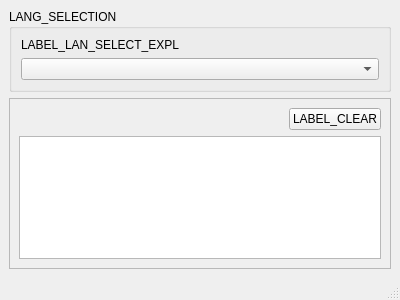
<?xml version="1.0" encoding="UTF-8"?>
<ui version="4.0">
 <class>FormMainTranslTestB</class>
 <widget class="QMainWindow" name="FormMainTranslTestB">
  <property name="geometry">
   <rect>
    <x>0</x>
    <y>0</y>
    <width>400</width>
    <height>300</height>
   </rect>
  </property>
  <property name="windowTitle">
   <string>LABEL_APP_WINDOW_TITLE</string>
  </property>
  <widget class="QWidget" name="centralwidget">
   <layout class="QVBoxLayout" name="verticalLayout_2">
    <item>
     <widget class="QGroupBox" name="languagesGroupBox">
      <property name="title">
       <string>LANG_SELECTION</string>
      </property>
      <layout class="QVBoxLayout" name="verticalLayout">
       <item>
        <widget class="QLabel" name="languagesLabel">
         <property name="text">
          <string>LABEL_LAN_SELECT_EXPL</string>
         </property>
        </widget>
       </item>
       <item>
        <widget class="QComboBox" name="languagesCombo"/>
       </item>
      </layout>
     </widget>
    </item>
    <item>
     <widget class="QFrame" name="frame">
      <property name="frameShape">
       <enum>QFrame::StyledPanel</enum>
      </property>
      <property name="frameShadow">
       <enum>QFrame::Raised</enum>
      </property>
      <layout class="QGridLayout" name="gridLayout">
       <item row="0" column="0">
        <spacer name="horizontalSpacer">
         <property name="orientation">
          <enum>Qt::Horizontal</enum>
         </property>
         <property name="sizeHint" stdset="0">
          <size>
           <width>40</width>
           <height>20</height>
          </size>
         </property>
        </spacer>
       </item>
       <item row="0" column="1">
        <widget class="QPushButton" name="clearButton">
         <property name="text">
          <string>LABEL_CLEAR</string>
         </property>
        </widget>
       </item>
       <item row="1" column="0" colspan="2">
        <widget class="QListWidget" name="listWidget"/>
       </item>
      </layout>
     </widget>
    </item>
   </layout>
  </widget>
  <widget class="QStatusBar" name="statusbar"/>
 </widget>
 <resources/>
 <connections/>
</ui>
